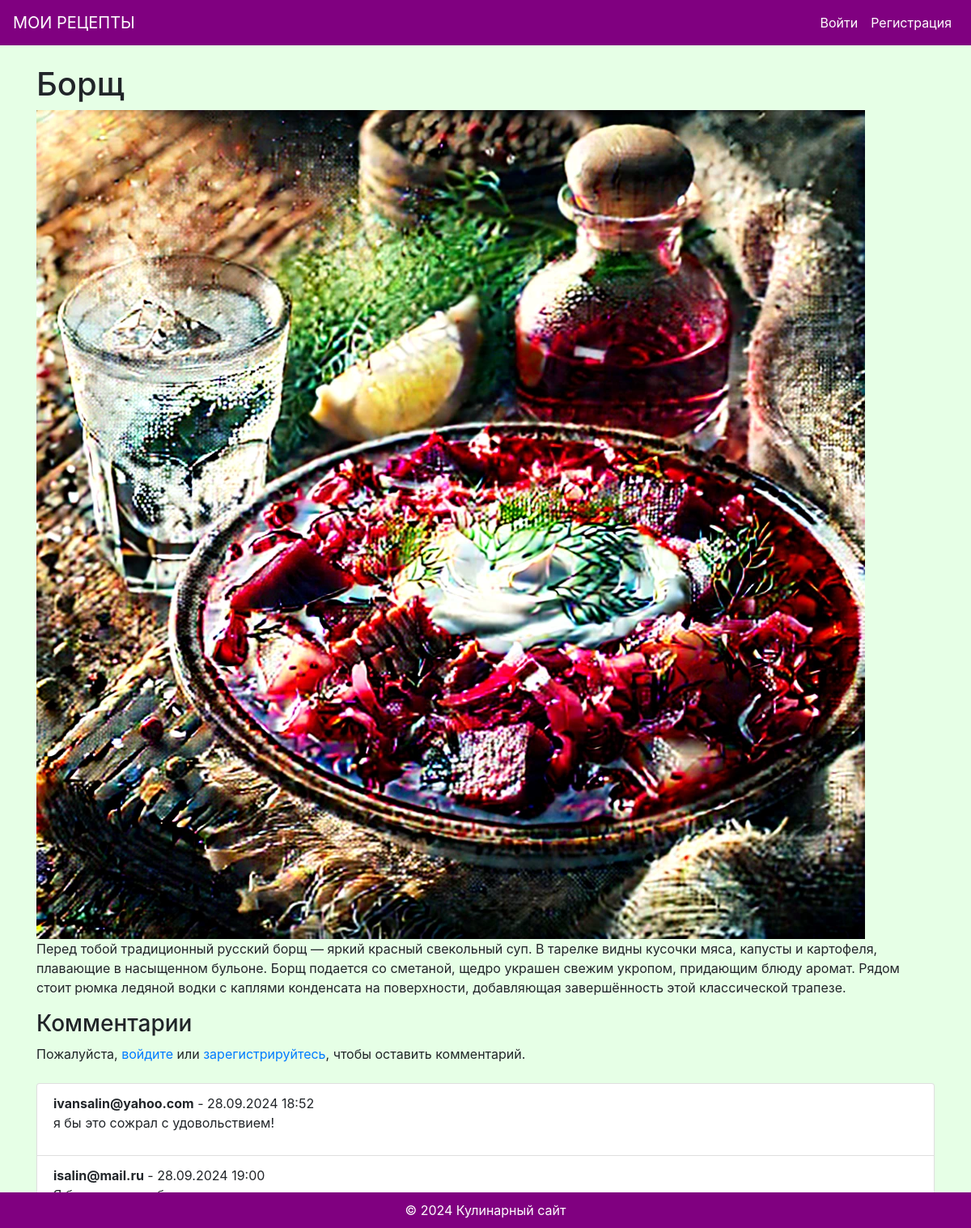
The app's page /dish/2/ with its own data.
### recipes/models.py (models this page shows, shortened)
class Dish(models.Model):
    name = models.CharField(max_length=100)
    description = models.TextField()
    image = models.ImageField(upload_to='dishes/')

class Comment(models.Model):
    dish = models.ForeignKey(Dish, related_name='comments', on_delete=models.CASCADE)
    user = models.ForeignKey(User, on_delete=models.CASCADE)
    text = models.TextField()
    created_at = models.DateTimeField(auto_now_add=True)

### recipes/views.py (the view, shortened to what this page needs)
# urls.py: path('dish/<int:id>/', views.dish_detail, name='dish_detail'),
def dish_detail(request, id):
    dish = get_object_or_404(Dish, id=id)
    comments = dish.comments.all()
    return render(request, 'recipes/dish_detail.html', {'dish': dish, 'comments': comments})

### recipes/templates/recipes/dish_detail.html (shortened to what this page needs)
{% extends 'recipes/base.html' %}
{% block content %}
<h1>{{ dish.name }}</h1>
<img src="{{ dish.image.url }}" class="img-fluid" alt="{{ dish.name }}">
<p>{{ dish.description }}</p>
<h3>Комментарии</h3>
{% if user.is_authenticated %}
<form method="post">
    {% csrf_token %}
    <div class="form-group">
        <label for="text">Ваш комментарий:</label>
        <textarea name="text" class="form-control" id="text" rows="3"></textarea>
    </div>
    <button type="submit" class="btn btn-success">Отправить</button>
</form>
{% else %}
<p>Пожалуйста, <a href="{% url 'login' %}">войдите</a> или <a href="{% url 'register' %}">зарегистрируйтесь</a>, чтобы оставить комментарий.</p>
{% endif %}
<ul class="list-group mt-4">
    {% for comment in comments %}
    <li class="list-group-item">
        <strong>{{ comment.user.username }}</strong> - {{ comment.created_at|date:"d.m.Y H:i" }}
        <p>{{ comment.text }}</p>
    </li>
    {% empty %}
    <li class="list-group-item">Пока нет комментариев.</li>
    {% endfor %}
</ul>
{% endblock %}

### recipes/templates/recipes/base.html (style rules this page uses)
body { background-color: #e6ffe6; }

### records on screen
Dish: name "Борщ", image (picture), description "Перед тобой традиционный русский борщ — яркий красный свекольный суп. В тарелке видны кусочки мяса, капусты и картофеля, плавающие в насыщенном бульоне. Борщ подается со сметаной, щедро украшен свежим укропом, придающим блюду аромат. Рядом стоит рюмка ледяной водки с каплями конденсата на поверхности, добавляющая завершённость этой классической трапезе."
Comment: user.username "ivansalin@yahoo.com", created_at "28.09.2024 18:52", text "я бы это сожрал с удовольствием!"
Comment: user.username "isalin@mail.ru", created_at "28.09.2024 19:00"
